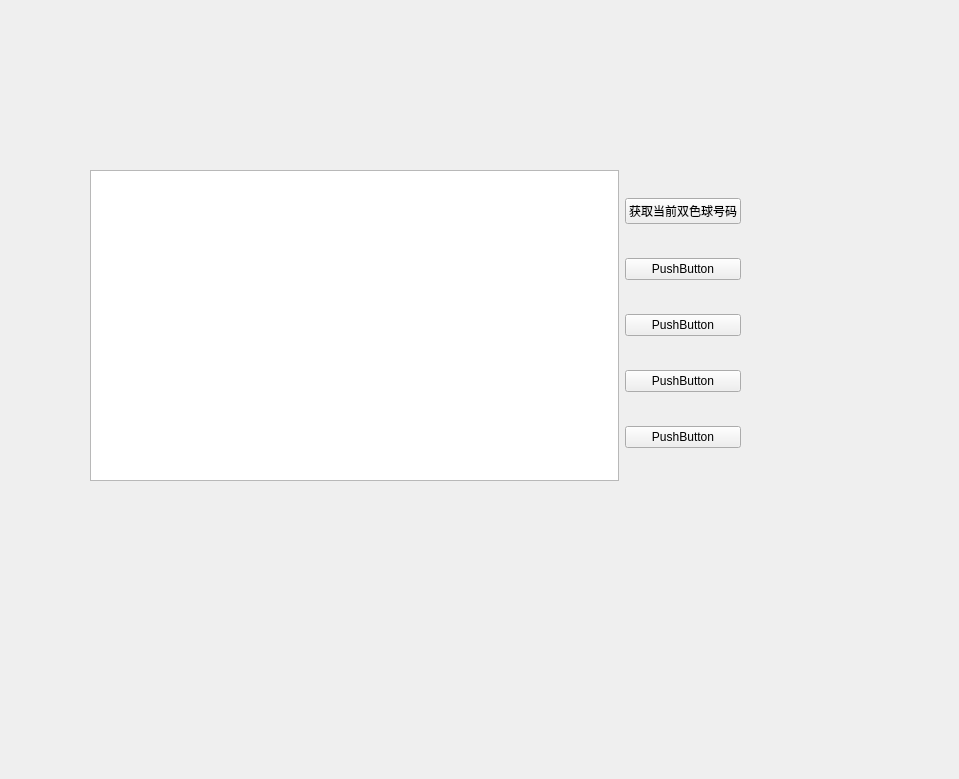
<?xml version="1.0" encoding="UTF-8"?>
<ui version="4.0">
 <class>twoColorPlay</class>
 <widget class="QWidget" name="twoColorPlay">
  <property name="geometry">
   <rect>
    <x>0</x>
    <y>0</y>
    <width>959</width>
    <height>779</height>
   </rect>
  </property>
  <property name="windowTitle">
   <string>彩票统计中心</string>
  </property>
  <widget class="QWidget" name="layoutWidget">
   <property name="geometry">
    <rect>
     <x>90</x>
     <y>170</y>
     <width>651</width>
     <height>311</height>
    </rect>
   </property>
   <layout class="QHBoxLayout" name="horizontalLayout">
    <item>
     <widget class="QTextEdit" name="textEdit"/>
    </item>
    <item>
     <layout class="QVBoxLayout" name="verticalLayout">
      <item>
       <widget class="QPushButton" name="pushButton">
        <property name="text">
         <string>获取当前双色球号码</string>
        </property>
       </widget>
      </item>
      <item>
       <widget class="QPushButton" name="pushButton_2">
        <property name="text">
         <string>PushButton</string>
        </property>
       </widget>
      </item>
      <item>
       <widget class="QPushButton" name="pushButton_3">
        <property name="text">
         <string>PushButton</string>
        </property>
       </widget>
      </item>
      <item>
       <widget class="QPushButton" name="pushButton_4">
        <property name="text">
         <string>PushButton</string>
        </property>
       </widget>
      </item>
      <item>
       <widget class="QPushButton" name="pushButton_5">
        <property name="text">
         <string>PushButton</string>
        </property>
       </widget>
      </item>
     </layout>
    </item>
   </layout>
  </widget>
 </widget>
 <resources/>
 <connections/>
</ui>
